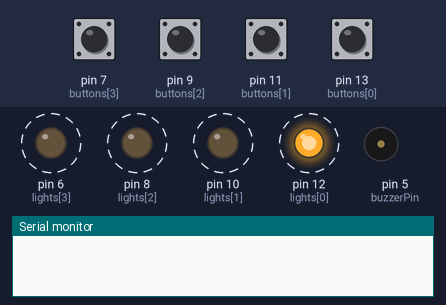
Bench run of a sketch on a simulated Arduino Uno, built for the host (arithmetic inside an expression is 32-bit, double 64-bit). Shown: output pins drawn as LEDs (lit = HIGH), buzzer (waves = sounding), the last lines printed to the serial monitor. Dashed ring = blinking. Inputs (shaded band) come from the test bench; at power-on: pin 7 (buttons[3]), pin 9 (buttons[2]), pin 11 (buttons[1]), pin 13 (buttons[0]) HIGH. Random numbers use the default seed unless the sketch sets one.

Above: at 1.25 s.
1.3 s: pin 7 (buttons[3]) pulled LOW for 0.15 s
At 2.6 s:
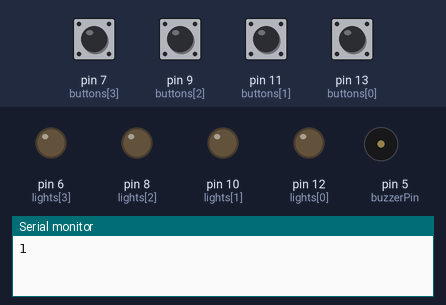
3.5 s: pin 13 (buttons[0]) pulled LOW for 0.15 s
At 4.37 s:
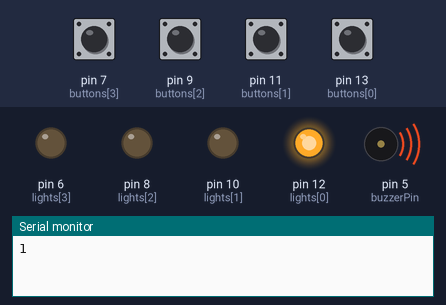
6.5 s: pin 9 (buttons[2]) pulled LOW for 0.15 s
At 8.3 s:
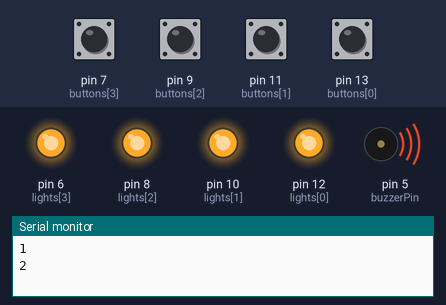
9.6 s: pin 9 (buttons[2]) pulled LOW for 1 s
At 10.27 s:
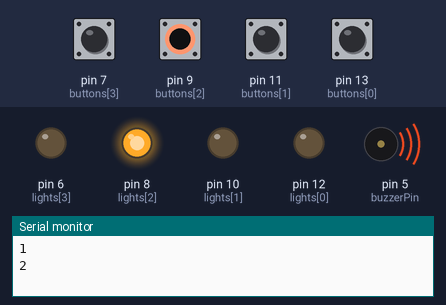
12.1 s: pin 11 (buttons[1]) pulled LOW for 0.15 s
At 14.65 s:
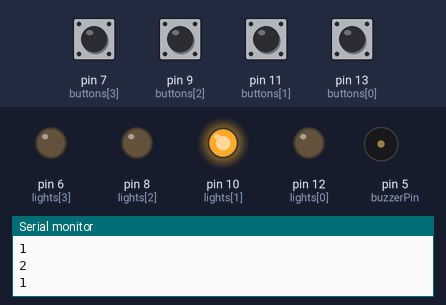
15.2 s: pin 11 (buttons[1]) pulled LOW for 1 s
At 15.87 s:
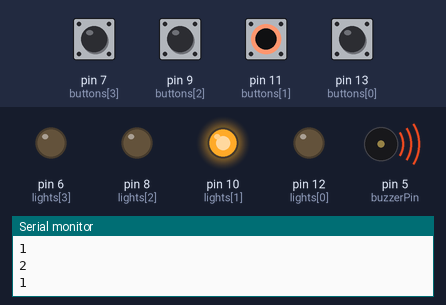
Timing chart, 0 to 18.2 s (numbered marks = the images above; inputs shaded):
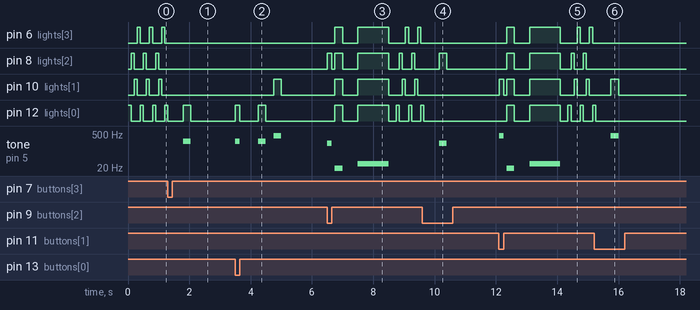

The sketch:

main.ino
```cpp
#include <stdlib.h>

/* --- VARIABLES --- */
int buttons[] = {13, 11, 9, 7}; // Contains pins buttons are connected to. RED = 13, BLUE = 11, GREEN = 9, YELLOW = 7
int lights[] = {12, 10, 8, 6}; // Contains pins LEDs are connected to. RED = 12, BLUE = 10, GREEN = 8, YELLOW = 6

int buzzerPin = 5;
int tones[] = {252, 415, 209, 310}; // These are the tones that correspond with the various colours

int gameStarted = 0; // Used to determine if there is an active game

int maxLen = 5; // This is the length of the longest sequence
int sequence[5]; // This array is going to hold the sequence.
int sequenceLen = 0; // This holds the current length of the sequence

/* --- SETUP & LOOP --- */
void setup() {
	Serial.begin(9600);
	// Set Pin modes
	for (int i = 0; i < 4; i++)
		pinMode(buttons[i], INPUT_PULLUP); // Buttons are going to be used for input

	for (int i = 0; i < 4; i++)
		pinMode(lights[i], OUTPUT); // Lights are going to be used for output

	// Function Declarations (prototypes)
	void playSequence(int *sequence);
	int checkPressed();
	void idle();
	void gameOver();
	void reset();
	void win();

	struct timeval tm;
	gettimeofday(&tm, NULL);
	srandom(tm.tv_sec + tm.tv_usec * 1000000ul);
}

void loop() {
	if (!gameStarted)
		idle();
	else {
		if (sequenceLen == maxLen)
			win();
		else {
			sequence[sequenceLen] = rand() % 4; // Sets a new element of the pattern to a random number between one and 4.
			sequenceLen++; // We have just added a new element to the sequence so the length has increased by one.
			delay(250);
			playSequence(sequence, sequenceLen);
			getInput();
			delay(250);

		}
	}
}

/* --- FUNCTIONS --- */

// Plays a sequence and checks if the user wants to play the game
void idle() {
	int sequence[] = {0, 2, 1, 3};
	for (int i = 0; i < 4; i++) {
		digitalWrite(lights[sequence[i]], HIGH);
		delay(100);
		digitalWrite(lights[sequence[i]], LOW);
		if (checkPressed() < 4) {
			gameStarted = 1;
			delay(250);
			return;
		}
	}
}

// plays a given sequence that is passed in
void playSequence(int *sequence, int len) {
	for (int i = 0; i < len; i++) {
		digitalWrite(lights[sequence[i]], HIGH);
		tone(buzzerPin, tones[sequence[i]]);
		delay(250);
		digitalWrite(lights[sequence[i]], LOW);
		noTone(buzzerPin);
		delay(250);
	}
}

// Returns the button being pressed, if any.
int checkPressed() {
	if (digitalRead(buttons[0]) == LOW)
		return 0;
	if (digitalRead(buttons[1]) == LOW)
		return 1;
	if (digitalRead(buttons[2]) == LOW)
		return 2;
	if (digitalRead(buttons[3]) == LOW)
		return 3;
	return 4; // This means that no button ahs been pressed
}

// Gets input from the user
void getInput() {
	int index = 0; // The current element of the pattern that we are requesting input for.
	int pressed;
	Serial.println(sequenceLen);
	while (index < sequenceLen) {
		delay(50);
		if ((pressed = checkPressed()) < 4) {
			tone(buzzerPin, tones[pressed]);
			digitalWrite(lights[pressed], HIGH);
			while (digitalRead(buttons[pressed]) == LOW);
			digitalWrite(lights[pressed], LOW);
			noTone(buzzerPin);
			delay(100);
			if (pressed != sequence[index]) {
				gameOver();
				return;
			} index++;
		}
	}
}

// resets all of the game values
void reset() {
	int sequence[5];
	gameStarted = 0;
	sequenceLen = 0;
}

// Plays a sequence when a player loses the game
void gameOver() {
	reset();
	toggleLEDs(HIGH);
	tone(buzzerPin, 15);
	delay(250);
	toggleLEDs(LOW);
	noTone(buzzerPin);
	delay(500);
	toggleLEDs(HIGH);
	tone(buzzerPin, 30);
	delay(1000);
	noTone(buzzerPin);
	toggleLEDs(LOW);

}

// Plays a sequence when the player wins the game
void win() {
	reset();
	for (int i = 0; i < 4; i++) {
		digitalWrite(lights[i], HIGH);
		tone(buzzerPin, tones[i]);
		delay(100);
		digitalWrite(lights[i], LOW);
		noTone(buzzerPin);
	}
	for (int i = 3; i >= 0; i--) {
		digitalWrite(lights[i], HIGH);
		tone(buzzerPin, tones[i]);
		delay(100);
		digitalWrite(lights[i], LOW);
		noTone(buzzerPin);
	}
}

// Turns all the LEDs on and off
void toggleLEDs(int highOrLow) {
	for (int i = 0; i < 4; i++)
		digitalWrite(lights[i], highOrLow);
}
```

Measured:
- after the input at 1.3 s, tone on pin 5 (buzzerPin): silent → 252 Hz after 0.50 s, → silent 0.25 s later
- after the input at 3.5 s, pin 10 (lights[1]): LOW → HIGH after 1.3 s, → LOW 0.25 s later; pin 12 (lights[0]): LOW → HIGH at once, → LOW 0.15 s later, → HIGH 0.60 s later, → LOW 0.25 s later; tone on pin 5 (buzzerPin): plays 252 Hz for 0.15 s, 252 Hz for 0.25 s, 415 Hz for 0.25 s, starting at once
- after the input at 6.5 s, pin 6 (lights[3]): LOW → HIGH after 0.25 s, → LOW 0.25 s later, → HIGH 0.50 s later, → LOW 1.0 s later, … (8 changes in this stretch); pin 8 (lights[2]): LOW → HIGH at once, → LOW 0.15 s later, → HIGH 0.10 s later, → LOW 0.25 s later, … (10 changes in this stretch)
- after the input at 9.6 s, tone on pin 5 (buzzerPin): silent → 209 Hz after 0.55 s, → silent 0.25 s later
- after the input at 12.1 s, pin 6 (lights[3]): LOW → HIGH after 0.25 s, → LOW 0.25 s later, → HIGH 0.50 s later, → LOW 1.0 s later, … (8 changes in this stretch); pin 8 (lights[2]): LOW → HIGH after 0.25 s, → LOW 0.25 s later, → HIGH 0.50 s later, → LOW 1.0 s later, … (8 changes in this stretch)
- after the input at 15.2 s, tone on pin 5 (buzzerPin): silent → 415 Hz after 0.55 s, → silent 0.25 s later
- by itself, pin 6 (lights[3]), pin 8 (lights[2]), pin 10 (lights[1]): alternates HIGH for 0.10 s and LOW for 0.30 s
